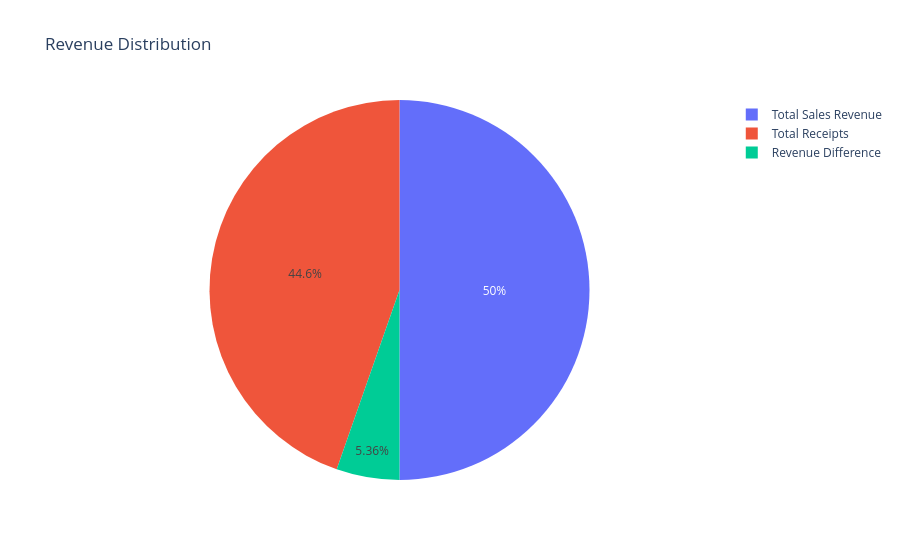

The notebook cell this image was saved under:
### Code cell
# Calculate the total revenue in receipts_register.csv using the Credit column
total_revenue_receipts = receipts_df['Credit'].sum()

# Calculate the total revenue in sales_register.csv using the Value column
total_revenue_sales = sales_df['Value'].sum()

# Calculate the difference between the total revenue in sales_register.csv and receipts_register.csv
import plotly.express as px

# Calculate the difference between the total revenue in sales_register.csv and receipts_register.csv
revenue_difference = total_revenue_sales - total_revenue_receipts

# Create a pie chart using Plotly
labels = ['Total Sales Revenue', 'Total Receipts', 'Revenue Difference']
values = [total_revenue_sales, total_revenue_receipts, revenue_difference]

fig = px.pie(values=values, names=labels, title='Revenue Distribution ')
fig.show()

total_revenue_receipts, total_revenue_sales, revenue_difference

### Figure 1 — Plotly figure (JSON) as saved in the notebook; plotly's stock layout.template omitted (floating-point values rounded to 4 significant figures)
{"data": [{"domain": {"x": [0, 1], "y": [0, 1]}, "hovertemplate": "label=%{label}<br>value=%{value}<extra></extra>", "labels": ["Total Sales Revenue", "Total Receipts", "Revenue Difference"], "legendgroup": "", "name": "", "showlegend": true, "type": "pie", "values": [9935000000.0, 8870000000.0, 1065000000.0]}], "layout": {"legend": {"tracegroupgap": 0}, "title": {"text": "Revenue Distribution "}}}
